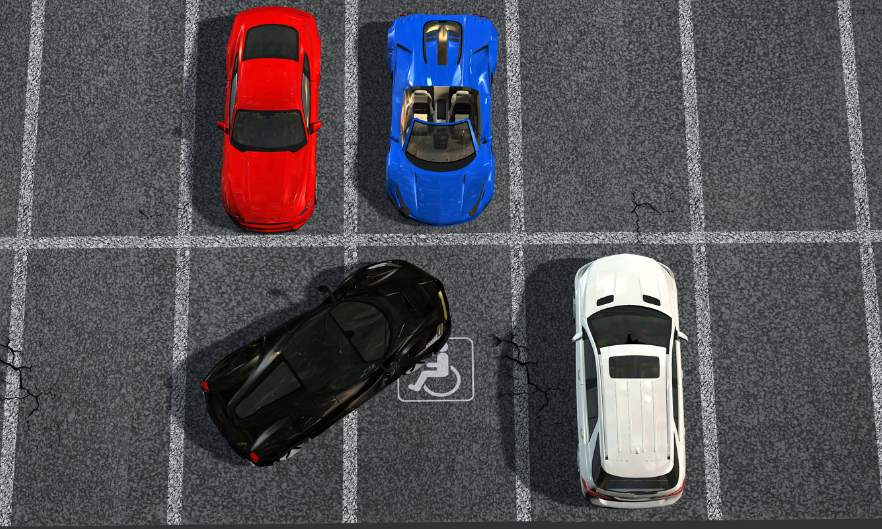
#> input picture datasets/example_image_illegal2_project.jpg, 882 x 529 px
$ python -i RuleBasedColorParkClassificationFunctions.py   (imports and definitions only)
#> lines starting #> are read from the running program, lines starting #| are printed output that depends on the picture; after the words box and inside, x2 and y2 are one past the last pixel; in counts of white or black regions, pixels touching at a corner belong together
import cv2
import numpy as np
from matplotlib import pyplot as plt
import random

'''
Functions used in RuleBasedColorParkClassification
'''

COLOR_RULES = [
    ("pay", (np.array([90, 20, 140]), np.array([130, 255, 255]))),  # blue lines
    ("pregnant", (np.array([150, 50, 100]), np.array([180, 255, 255]))),  # pink lines
    ("disabled", (np.array([15, 60, 170]), np.array([40, 255, 255]))),  # yellow lines
    ("normal", (np.array([0, 0, 220]), np.array([180, 40, 255])))  # white lines
]

FOLDER_TO_LABEL = {
    "pay": "pay", # blue lines
    "disabled": "disabled", # yellow lines
    "pregnant": "pregnant", # pink lines
    "normal": "normal"  # white lines
}


def classify_parking_slot(image_path, visualize=False):
    """
    Rule-based function to determine the type of empty parking slot
    """
#> called with visualize = False
    image = cv2.imread(image_path)
#> image is the input picture: shape (529, 882, 3); mean B, G, R 85.8, 80, 83.2
    if image is None:
        raise FileNotFoundError(f"Image not found: {image_path}")

    hsv = cv2.cvtColor(image, cv2.COLOR_BGR2HSV)
#> hsv: shape (529, 882, 3); mean H, S, V 96.7, 34.1, 92.7
    total_pixels = hsv.shape[0] * hsv.shape[1]
#> total_pixels = 466578

    results = []
    masks = []

    for label, (lower, upper) in COLOR_RULES:
        mask = cv2.inRange(hsv, lower, upper)
        count = np.sum(mask > 0)
        ratio = count / total_pixels
        results.append((label, ratio))
        masks.append((label, mask))
        print(f"{label}: {ratio*100:.2f}%")
#> this loop made 4 passes
#> (count, ratio) on passes 1 to 4: (13521, 0.029), (2839, 0.00608), (215, 0.000461), (11216, 0.024)
#| pay: 2.90%
#| pregnant: 0.61%
#| disabled: 0.05%
#| normal: 2.40%
#> pass 1, in classify_parking_slot, `mask = cv2.inRange(hsv, lower, upper)`:
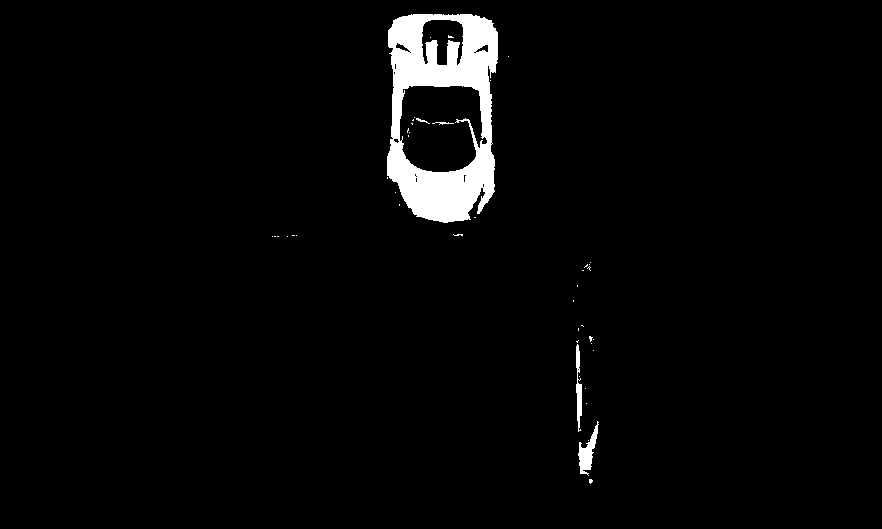
#> mask: shape (529, 882); 2.9% white; 45 white regions (40 under 20 px), largest, box (x1, y1, x2, y2) and area: (387, 14, 498, 223) 12557, (578, 421, 599, 476) 460, (576, 344, 582, 432) 319, (432, 122, 454, 125) 31, (416, 118, 430, 124) 26
#> pass 2, in classify_parking_slot, `mask = cv2.inRange(hsv, lower, upper)`:
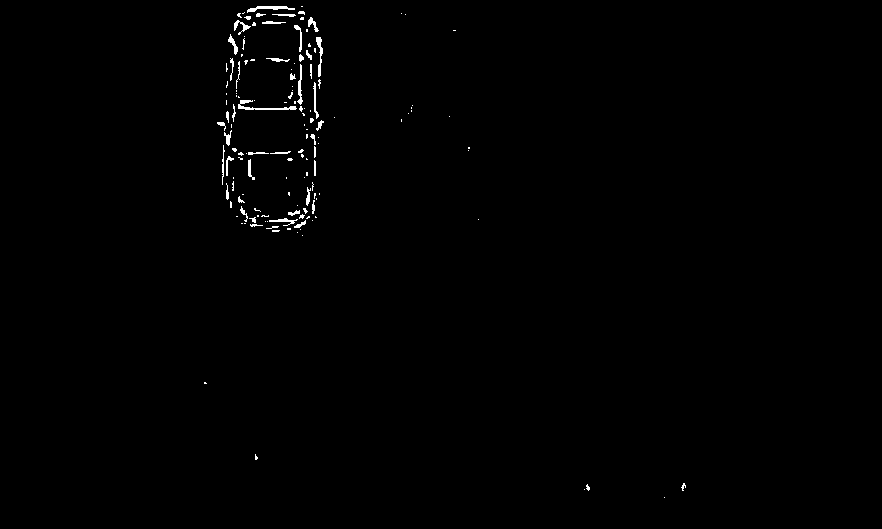
#> mask: shape (529, 882); 0.61% white in thin lines or dots, all inside (x1, y1, x2, y2) = (204, 6, 686, 498)
#> pass 3, in classify_parking_slot, `mask = cv2.inRange(hsv, lower, upper)`:
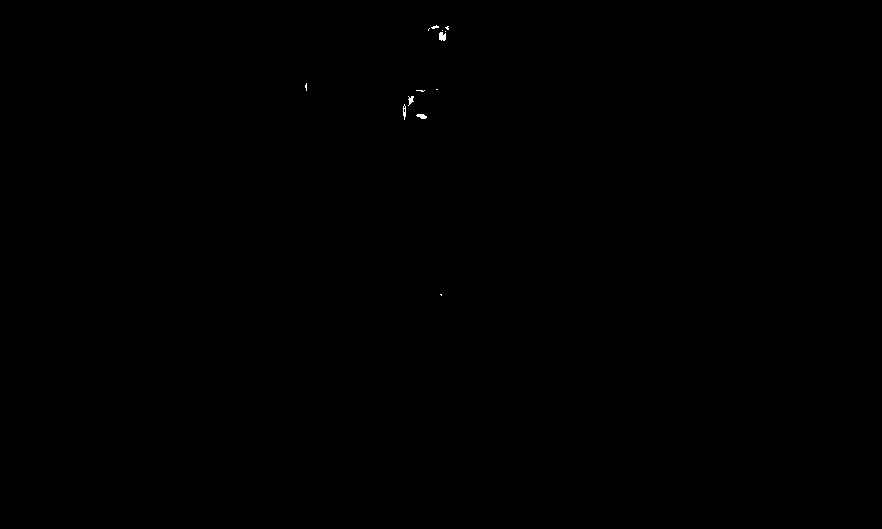
#> mask: shape (529, 882); 0.05% white; 13 white regions (9 under 20 px), largest, box (x1, y1, x2, y2) and area: (439, 32, 446, 41) 52, (416, 114, 427, 119) 38, (408, 96, 414, 106) 33, (403, 104, 406, 120) 32
#> after the loop, masks = 4 items; results = [('pay', 0.029), ('pregnant', 0.00608), ('disabled', 0.000461), ('normal', 0.024)]

    predicted_label = max(results, key=lambda x: x[1])[0]
#> predicted_label = 'pay'

    if visualize:
        plt.figure(figsize=(12, 8))
        for i, (label, mask) in enumerate(masks):
            masked_img = cv2.bitwise_and(image, image, mask=mask)
            masked_img_rgb = cv2.cvtColor(masked_img, cv2.COLOR_BGR2RGB)
            plt.subplot(2, 2, i+1)
            plt.imshow(masked_img_rgb)
            plt.title(label)
            plt.axis('off')
        plt.tight_layout()
        plt.show()

    return predicted_label


# [71 lines left out: function show_example_with_mask_and_hist, not called in this run]

>>> result = classify_parking_slot('../datasets/example_image_illegal2_project.jpg')
#> result = 'pay'

$ run again, on datasets/example_image_illegal_project.jpg
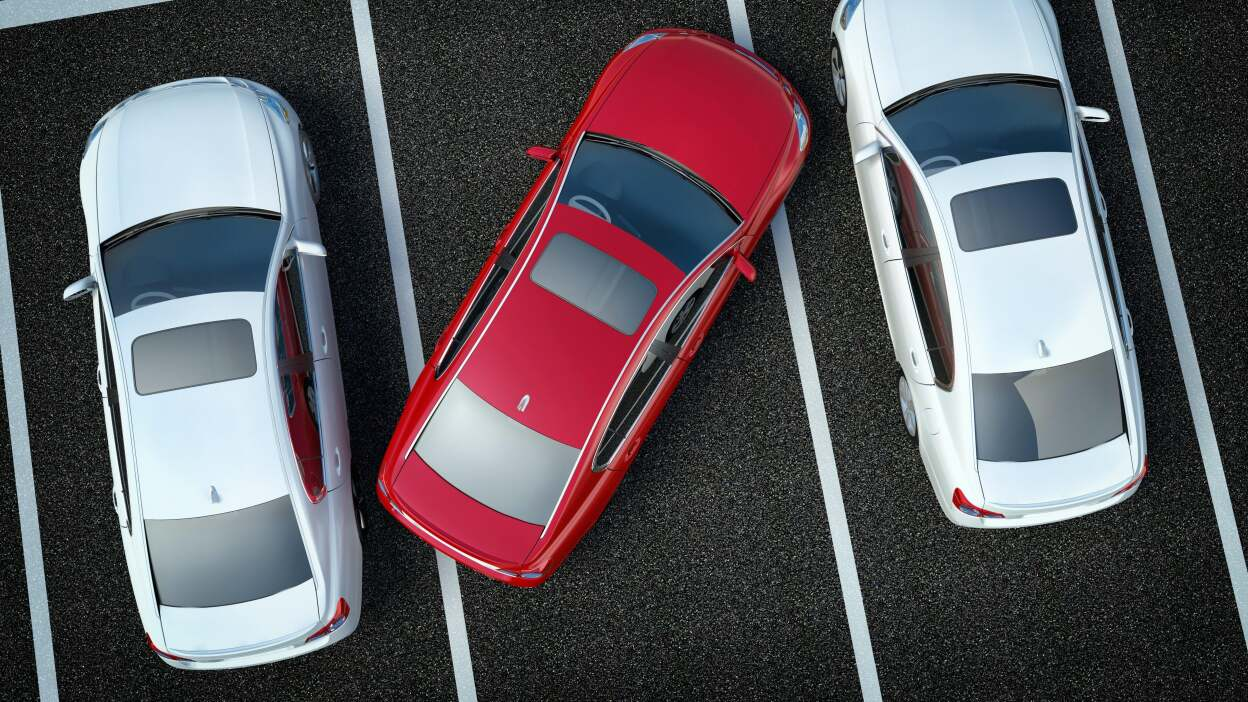
#> input picture datasets/example_image_illegal_project.jpg, 1248 x 702 px
#> in classify_parking_slot, image is the input picture: shape (702, 1248, 3); mean B, G, R 91.7, 86.1, 91.3
#> hsv: shape (702, 1248, 3); mean H, S, V 87.6, 62.1, 103.5
#> the loop in classify_parking_slot, `for label, (lower, upper) in COLOR_RULES:` made 4 passes
#> (count, ratio) on passes 1 to 4: (179657, 0.205), (71819, 0.082), (1, 1.14e-06), (120528, 0.138)
#> (printed output is left out)
#> pass 1, in classify_parking_slot, `mask = cv2.inRange(hsv, lower, upper)`:
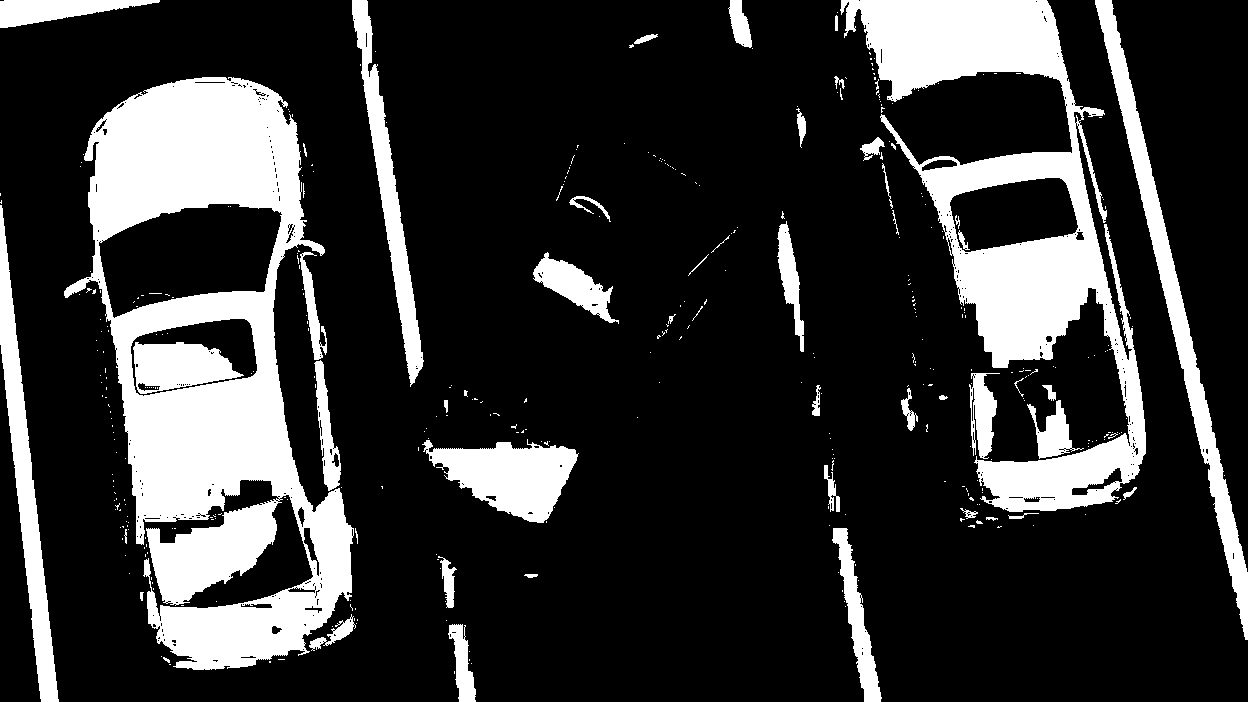
#> mask: shape (702, 1248); 20.5% white; 398 white regions (346 under 20 px), largest, box (x1, y1, x2, y2) and area: (64, 77, 354, 670) 75737, (840, 0, 1146, 512) 47660, (1095, 0, 1248, 640) 10362
#> pass 2, in classify_parking_slot, `mask = cv2.inRange(hsv, lower, upper)`:
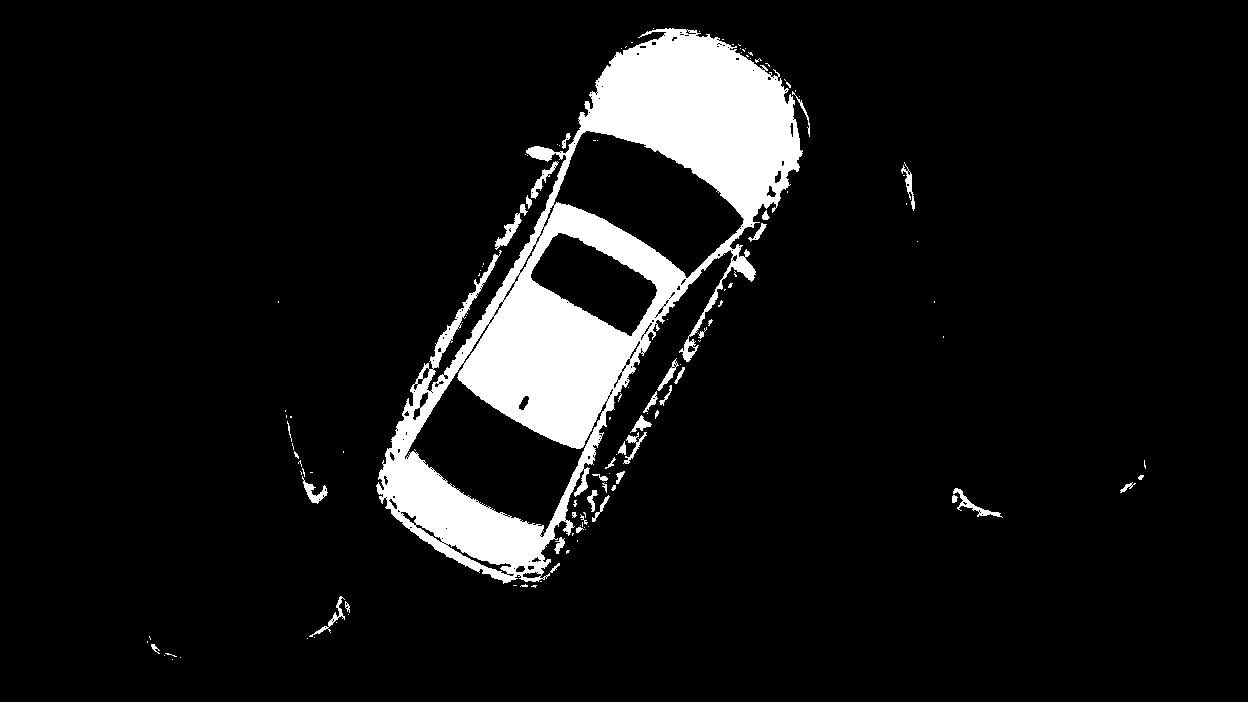
#> mask: shape (702, 1248); 8.2% white; 130 white regions (91 under 20 px), largest, box (x1, y1, x2, y2) and area: (376, 28, 803, 584) 67883, (495, 204, 528, 250) 364, (953, 488, 1003, 518) 303
#> after the loop in classify_parking_slot, `for label, (lower, upper) in COLOR_RULES:`: masks = 4 items; results = [('pay', 0.205), ('pregnant', 0.082), ('disabled', 1.14e-06), ('normal', 0.138)]
#> predicted_label = 'pay'
